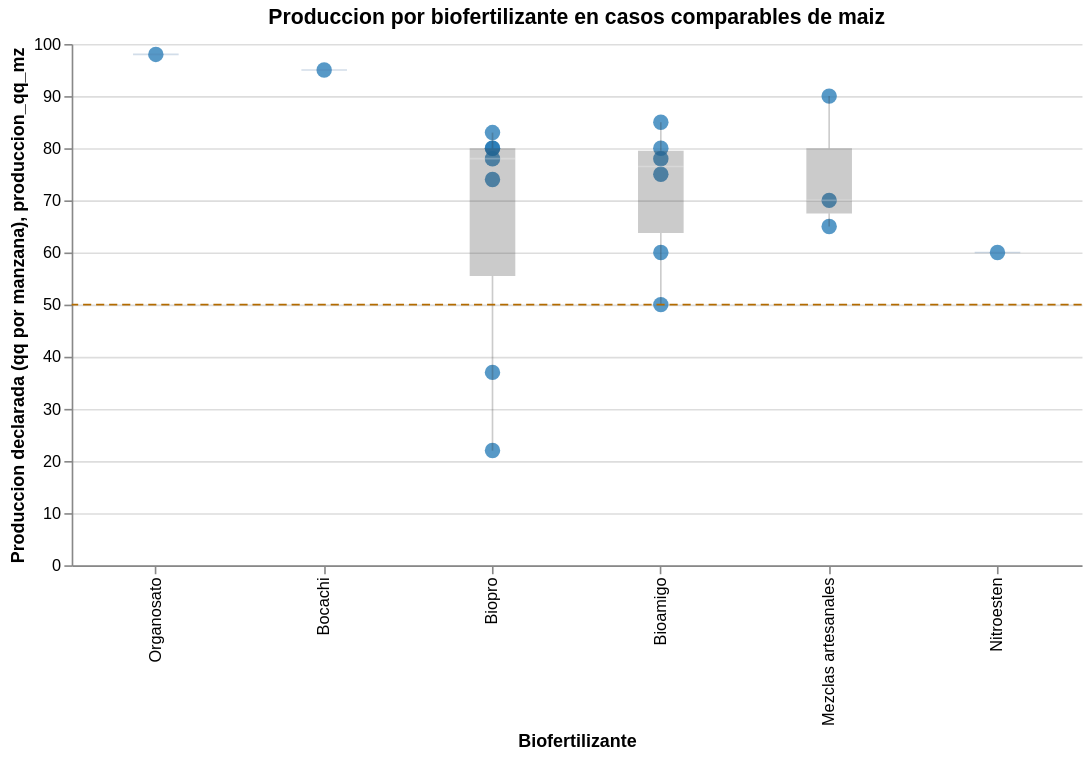

This figure's notebook cell:
### Markdown cell above
### Interpretacion del EDA inicial

La muestra no esta balanceada: el maiz domina claramente y varios biofertilizantes aparecen con muy pocos casos. Esta observacion es importante para la honestidad visual, porque obliga a evitar comparaciones basadas solo en promedios o conteos absolutos no normalizados. Ademas, la auditoria inicial muestra que no todos los textos semiestructurados pueden convertirse de forma literal a numeros: una respuesta de Nitroesten en la variable de frecuencia de plaguicidas describe un calendario de fertilizacion (`16-20-0`, `siembra`, `primera`, `segunda`, `tercera`) y por eso se trata como dato fuera de dominio, no como un valor extremo valido. Tambien justifica que algunas figuras se centren en subgrupos comparables y que otras incorporen `n` de forma explicita.

### Code cell
df_maiz = survey_clean[(survey_clean["cultivo_principal"] == "Maiz") & survey_clean["produccion_qq_mz"].notna()].copy()
order_prod = (
    df_maiz.groupby("biofert_std")["produccion_qq_mz"]
    .median()
    .sort_values(ascending=False)
    .index
    .tolist()
)

points = alt.Chart(df_maiz).mark_circle(size=90, opacity=0.75).encode(
    x=alt.X("biofert_std:N", sort=order_prod, title="Biofertilizante"),
    y=alt.Y("produccion_qq_mz:Q", title="Produccion declarada (qq por manzana)"),
    color=alt.value("#1f77b4"),
    tooltip=["id_encuesta:Q", "biofert_std:N", alt.Tooltip("produccion_qq_mz:Q", format=".1f")]
)

box = alt.Chart(df_maiz).mark_boxplot(size=28, opacity=0.25, outliers=False, color="#333333").encode(
    x=alt.X("biofert_std:N", sort=order_prod),
    y=alt.Y("produccion_qq_mz:Q")
)

rule = alt.Chart(pd.DataFrame({"y": [50]})).mark_rule(color="#b36b00", strokeDash=[5, 3]).encode(y="y:Q")

(points + box + rule).properties(
    width=620,
    height=320,
    title="Produccion por biofertilizante en casos comparables de maiz"
).configure_view(strokeWidth=0)

### Figure 1 — Vega-Lite specification as saved in the notebook (floating-point values rounded to 4 significant figures)
{"config": {"view": {"continuousWidth": 300, "continuousHeight": 300, "strokeWidth": 0}}, "layer": [{"mark": {"type": "circle", "opacity": 0.75, "size": 90}, "encoding": {"color": {"value": "#1f77b4"}, "tooltip": [{"field": "id_encuesta", "type": "quantitative"}, {"field": "biofert_std", "type": "nominal"}, {"field": "produccion_qq_mz", "format": ".1f", "type": "quantitative"}], "x": {"field": "biofert_std", "sort": ["Organosato", "Bocachi", "Biopro", "Bioamigo", "Mezclas artesanales", "Nitroesten"], "title": "Biofertilizante", "type": "nominal"}, "y": {"field": "produccion_qq_mz", "title": "Produccion declarada (qq por manzana)", "type": "quantitative"}}}, {"mark": {"type": "boxplot", "color": "#333333", "opacity": 0.25, "outliers": false, "size": 28}, "encoding": {"x": {"field": "biofert_std", "sort": ["Organosato", "Bocachi", "Biopro", "Bioamigo", "Mezclas artesanales", "Nitroesten"], "type": "nominal"}, "y": {"field": "produccion_qq_mz", "type": "quantitative"}}}, {"data": {"name": "data-e94b98131d8354ad2d7fef474f689388"}, "mark": {"type": "rule", "color": "#b36b00", "strokeDash": [5, 3]}, "encoding": {"y": {"field": "y", "type": "quantitative"}}}], "data": {"name": "data-bc9073486d72e31eadf36c694ae20428"}, "height": 320, "title": "Produccion por biofertilizante en casos comparables de maiz", "width": 620, "$schema": "https://vega.github.io/schema/vega-lite/v5.20.1.json", "datasets": {"data-bc9073486d72e31eadf36c694ae20428": [{"id_encuesta": 1, "biofert_std": "Nitroesten", "cultivo_reportado_std": "Maiz", "cultivo_principal": "Maiz", "manzanas_cultivadas": "0.5 mz", "produccion_qq_mz": 60.0, "texto_desarrollo": "mejor color, vigorosa", "respuesta_freq_plaguicidas": "3 abonadas y quintal por aonada, 16-20-0 al momento de siembra. a los 15 dias primera,  segunda 25, tercera 35 dias", "freq_plaguicidas_fuera_dominio": true, "freq_plaguicidas_ciclo": null, "texto_plaguicidas": "etsal liquido 12cc por bombada 17 litros", "cambio_plagas_std": "Disminucion", "tema_plaguicidas": "Otro o ambiguo", "tema_desarrollo": "Vigor"}, {"id_encuesta": 2, "biofert_std": "Biopro", "cultivo_reportado_std": "Maiz", "cultivo_principal": "Maiz", "manzanas_cultivadas": 2, "produccion_qq_mz": 80.0, "texto_desarrollo": "Si, es mas vigoroza ", "respuesta_freq_plaguicidas": "2 bombadas por manzana", "freq_plaguicidas_fuera_dominio": false, "freq_plaguicidas_ciclo": 2.0, "texto_plaguicidas": "Si, es menor la insidencia despues de usarla", "cambio_plagas_std": "Disminucion", "tema_plaguicidas": "Sin cambio claro", "tema_desarrollo": "Vigor"}, {"id_encuesta": 3, "biofert_std": "Biopro", "cultivo_reportado_std": "Maiz", "cultivo_principal": "Maiz", "manzanas_cultivadas": 5, "produccion_qq_mz": 78.0, "texto_desarrollo": "Si, ", "respuesta_freq_plaguicidas": "depende de la incidencia de plagas", "freq_plaguicidas_fuera_dominio": false, "freq_plaguicidas_ciclo": null, "texto_plaguicidas": "Si, ha disminuido", "cambio_plagas_std": "Disminucion", "tema_plaguicidas": "Menor uso o incidencia", "tema_desarrollo": "Otro o ambiguo"}, {"id_encuesta": 4, "biofert_std": "Biopro", "cultivo_reportado_std": "Maiz", "cultivo_principal": "Maiz", "manzanas_cultivadas": "1/2 manzana", "produccion_qq_mz": 37.0, "texto_desarrollo": "si, se ve mas saludable", "respuesta_freq_plaguicidas": "depende de como vaya la plaga", "freq_plaguicidas_fuera_dominio": false, "freq_plaguicidas_ciclo": null, "texto_plaguicidas": "si se observan mucho menos", "cambio_plagas_std": "Disminucion", "tema_plaguicidas": "Menor uso o incidencia", "tema_desarrollo": "Salud general"}, {"id_encuesta": 5, "biofert_std": "Biopro", "cultivo_reportado_std": "Maiz", "cultivo_principal": "Maiz", "manzanas_cultivadas": 8, "produccion_qq_mz": 80.0, "texto_desarrollo": "SI, SE VE MAS VERDE ", "respuesta_freq_plaguicidas": "DEPENDE DE CUANTA PLAGA TENGA, ENTRE 2 BOMBADAS", "freq_plaguicidas_fuera_dominio": false, "freq_plaguicidas_ciclo": null, "texto_plaguicidas": "SI, LA PLANTA RESISTE MAS LA PLAGA", "cambio_plagas_std": "Disminucion", "tema_plaguicidas": "Mayor resistencia o proteccion", "tema_desarrollo": "Verdor o color"}, {"id_encuesta": 6, "biofert_std": "Biopro", "cultivo_reportado_std": "Maiz", "cultivo_principal": "Maiz", "manzanas_cultivadas": 1, "produccion_qq_mz": 83.0, "texto_desarrollo": "si la planta crece mejor", "respuesta_freq_plaguicidas": "2 bombadas", "freq_plaguicidas_fuera_dominio": false, "freq_plaguicidas_ciclo": 2.0, "texto_plaguicidas": "si, uso menos ", "cambio_plagas_std": "Disminucion", "tema_plaguicidas": "Menor uso o incidencia", "tema_desarrollo": "Salud general"}, {"id_encuesta": 7, "biofert_std": "Biopro", "cultivo_reportado_std": "Maiz", "cultivo_principal": "Maiz", "manzanas_cultivadas": 6, "produccion_qq_mz": 74.0, "texto_desarrollo": "la planta se desarolla mejor, y crece mas sana", "respuesta_freq_plaguicidas": "depende, pero normalmente entre 3 a 5 bombadas ", "freq_plaguicidas_fuera_dominio": false, "freq_plaguicidas_ciclo": null, "texto_plaguicidas": "la planta es mas resistente a las plagas", "cambio_plagas_std": "Disminucion", "tema_plaguicidas": "Mayor resistencia o proteccion", "tema_desarrollo": "Salud general"}, {"id_encuesta": 8, "biofert_std": "Biopro", "cultivo_reportado_std": "Maiz", "cultivo_principal": "Maiz", "manzanas_cultivadas": "1/4 ", "produccion_qq_mz": 22.0, "texto_desarrollo": "si, crece mejor", "respuesta_freq_plaguicidas": "1 bombada", "freq_plaguicidas_fuera_dominio": false, "freq_plaguicidas_ciclo": 1.0, "texto_plaguicidas": "si uso mucho menos", "cambio_plagas_std": "Disminucion", "tema_plaguicidas": "Menor uso o incidencia", "tema_desarrollo": "Salud general"}, {"id_encuesta": 9, "biofert_std": "Bioamigo", "cultivo_reportado_std": "Maiz", "cultivo_principal": "Maiz", "manzanas_cultivadas": 25, "produccion_qq_mz": 80.0, "texto_desarrollo": "No", "respuesta_freq_plaguicidas": "Cada 10 días. ", "freq_plaguicidas_fuera_dominio": false, "freq_plaguicidas_ciclo": null, "texto_plaguicidas": "No", "cambio_plagas_std": "Sin cambio o mixto", "tema_plaguicidas": "Sin cambio claro", "tema_desarrollo": "Otro o ambiguo"}, {"id_encuesta": 10, "biofert_std": "Bioamigo", "cultivo_reportado_std": "Maiz + Sorgo", "cultivo_principal": "Maiz", "manzanas_cultivadas": "1,5 Manzanas", "produccion_qq_mz": 85.0, "texto_desarrollo": "Si", "respuesta_freq_plaguicidas": "2 veces, folidol", "freq_plaguicidas_fuera_dominio": false, "freq_plaguicidas_ciclo": 2.0, "texto_plaguicidas": "lo mismo", "cambio_plagas_std": "Disminucion", "tema_plaguicidas": "Sin cambio claro", "tema_desarrollo": "Otro o ambiguo"}, {"id_encuesta": 11, "biofert_std": "Mezclas artesanales", "cultivo_reportado_std": "Maiz", "cultivo_principal": "Maiz", "manzanas_cultivadas": "0,5 Mz", "produccion_qq_mz": 90.0, "texto_desarrollo": "si, arrancan con mas vigor porque también a la siembra uso polvo de roca y eso ayuda a levantar la planta.", "respuesta_freq_plaguicidas": "Yo uso blindaje 3 veces por ciclo", "freq_plaguicidas_fuera_dominio": false, "freq_plaguicidas_ciclo": 3.0, "texto_plaguicidas": "ha bajado un poco", "cambio_plagas_std": "Disminucion", "tema_plaguicidas": "Menor uso o incidencia", "tema_desarrollo": "Vigor"}, {"id_encuesta": 12, "biofert_std": "Mezclas artesanales", "cultivo_reportado_std": "Maiz", "cultivo_principal": "Maiz", "manzanas_cultivadas": "1 Mz", "produccion_qq_mz": 65.0, "texto_desarrollo": "si, a raíces son mejores", "respuesta_freq_plaguicidas": "2 veces", "freq_plaguicidas_fuera_dominio": false, "freq_plaguicidas_ciclo": 2.0, "texto_plaguicidas": "se ha mantenido", "cambio_plagas_std": "Sin cambio o mixto", "tema_plaguicidas": "Otro o ambiguo", "tema_desarrollo": "Raices"}, {"id_encuesta": 13, "biofert_std": "Bioamigo", "cultivo_reportado_std": "Maiz + Sorgo", "cultivo_principal": "Maiz", "manzanas_cultivadas": "0,5 Mz", "produccion_qq_mz": 75.0, "texto_desarrollo": "Si, es mas verdecita y se ve mas frondosa", "respuesta_freq_plaguicidas": "2 veces para el cogollero", "freq_plaguicidas_fuera_dominio": false, "freq_plaguicidas_ciclo": 2.0, "texto_plaguicidas": "pues siempre uso lo mismo", "cambio_plagas_std": "Disminucion", "tema_plaguicidas": "Sin cambio claro", "tema_desarrollo": "Verdor o color"}, {"id_encuesta": 14, "biofert_std": "Bocachi", "cultivo_reportado_std": "Maiz + Sorgo", "cultivo_principal": "Maiz", "manzanas_cultivadas": 1, "produccion_qq_mz": 95.0, "texto_desarrollo": "si, nace mas rápido y la mayoría germina", "respuesta_freq_plaguicidas": "Yo solo uso cipermetrina antes de la siembra", "freq_plaguicidas_fuera_dominio": false, "freq_plaguicidas_ciclo": null, "texto_plaguicidas": "los mismo", "cambio_plagas_std": "Sin cambio o mixto", "tema_plaguicidas": "Sin cambio claro", "tema_desarrollo": "Germinacion o rebrote"}, {"id_encuesta": 15, "biofert_std": "Bioamigo", "cultivo_reportado_std": "Maiz + Sorgo + Frijol", "cultivo_principal": "Maiz", "manzanas_cultivadas": 1, "produccion_qq_mz": 60.0, "texto_desarrollo": "La planta tiene mas follaje y mejora la raiz", "respuesta_freq_plaguicidas": "unas 3 veces para el gusano", "freq_plaguicidas_fuera_dominio": false, "freq_plaguicidas_ciclo": 3.0, "texto_plaguicidas": "bajo ", "cambio_plagas_std": "Disminucion", "tema_plaguicidas": "Menor uso o incidencia", "tema_desarrollo": "Raices"}, {"id_encuesta": 16, "biofert_std": "Bioamigo", "cultivo_reportado_std": "Maiz + Sorgo + Frijol", "cultivo_principal": "Maiz", "manzanas_cultivadas": "0,5 Mz", "produccion_qq_mz": 78.0, "texto_desarrollo": "Bueno, mas firme y mejores raices, yo siembro en ladera y la planta crece bien por las raices", "respuesta_freq_plaguicidas": "2 veces con volaton ", "freq_plaguicidas_fuera_dominio": false, "freq_plaguicidas_ciclo": 2.0, "texto_plaguicidas": "poco", "cambio_plagas_std": "Disminucion", "tema_plaguicidas": "Menor uso o incidencia", "tema_desarrollo": "Raices"}, {"id_encuesta": 17, "biofert_std": "Mezclas artesanales", "cultivo_reportado_std": "Maiz + Sorgo + Frijol", "cultivo_principal": "Maiz", "manzanas_cultivadas": "1 Mz", "produccion_qq_mz": 70.0, "texto_desarrollo": "Nace mas pronto y enraíza mas", "respuesta_freq_plaguicidas": "Yo uso el insecticida misil 2 veces", "freq_plaguicidas_fuera_dominio": false, "freq_plaguicidas_ciclo": 2.0, "texto_plaguicidas": "lo mismo como eso no es para la plaga", "cambio_plagas_std": "Sin cambio o mixto", "tema_plaguicidas": "Sin cambio claro", "tema_desarrollo": "Raices"}, {"id_encuesta": 18, "biofert_std": "Bioamigo", "cultivo_reportado_std": "Maiz + Sorgo + Frijol", "cultivo_principal": "Maiz", "manzanas_cultivadas": "1,5 mz", "produccion_qq_mz": 50.0, "texto_desarrollo": "se ve mejor", "respuesta_freq_plaguicidas": "volaton granulado uso para el gusano una sola vez le pongo", "freq_plaguicidas_fuera_dominio": false, "freq_plaguicidas_ciclo": null, "texto_plaguicidas": "menos se usa, llega menos plaga", "cambio_plagas_std": "Disminucion", "tema_plaguicidas": "Menor uso o incidencia", "tema_desarrollo": "Salud general"}, {"id_encuesta": 21, "biofert_std": "Organosato", "cultivo_reportado_std": "Maiz + Sorgo + Cana", "cultivo_principal": "Maiz", "manzanas_cultivadas": 1, "produccion_qq_mz": 98.0, "texto_desarrollo": "Si, mayor llenado de grano en maíz, el rebrote en sorgo es mayor.", "respuesta_freq_plaguicidas": "2 veces, aplico Volaton granulado 12 Kg/Mz", "freq_plaguicidas_fuera_dominio": false, "freq_plaguicidas_ciclo": 2.0, "texto_plaguicidas": "No ha variado mucho", "cambio_plagas_std": "Sin cambio o mixto", "tema_plaguicidas": "Sin cambio claro", "tema_desarrollo": "Germinacion o rebrote"}], "data-e94b98131d8354ad2d7fef474f689388": [{"y": 50}]}}
